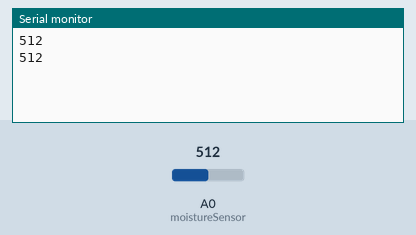
Bench run of a sketch on a simulated Arduino Uno, built with avr-gcc and run on an emulated ATmega328P. On the bench: the last lines printed to the serial monitor. The test bench sets the inputs (shaded band); at power-on: A0 (moistureSensor) = 512.

Above: at 1.8 s.
1.9 s: A0 (moistureSensor) set to 716
At 2.8 s:
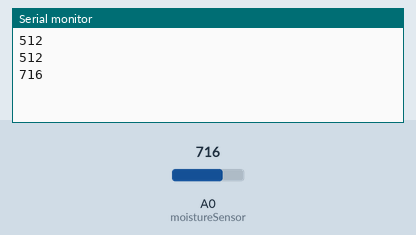
3.4 s: A0 (moistureSensor) set to 900
At 4.7 s:
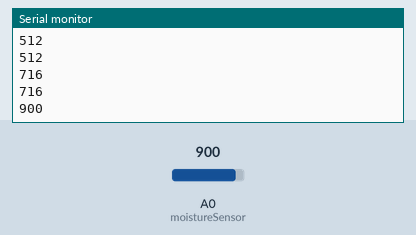
Timing chart, 0 to 6.4 s (numbered marks = the images above; inputs shaded):
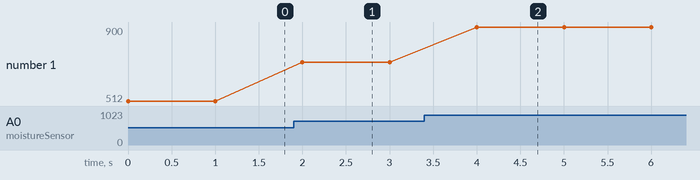

Measured:
- after the input at 1.9 s, the serial monitor: prints a new line after 0.10 s (image 1)
- after the input at 3.4 s, the serial monitor: prints a new line after 0.60 s (image 2)
- plotted number 1: 512 → 716 after the input at 1.9 s, 716 → 900 after the input at 3.4 s

The sketch:

moisture_test.ino
```cpp
// Author: Jerry Wang
// Date created: July 8th, 2015
// Test to read the moisture sensor

int moistureSensor = 0;
void setup() {
  // put your setup code here, to run once:
  // use Serial
  Serial.begin(9600);
}

void loop() {
  // put your main code here, to run repeatedly:
  int value = analogRead(moistureSensor);

  // print the moisture level to serial
  Serial.println(value);

  //Wait 1 second between reads
  delay(1000);
}
```
